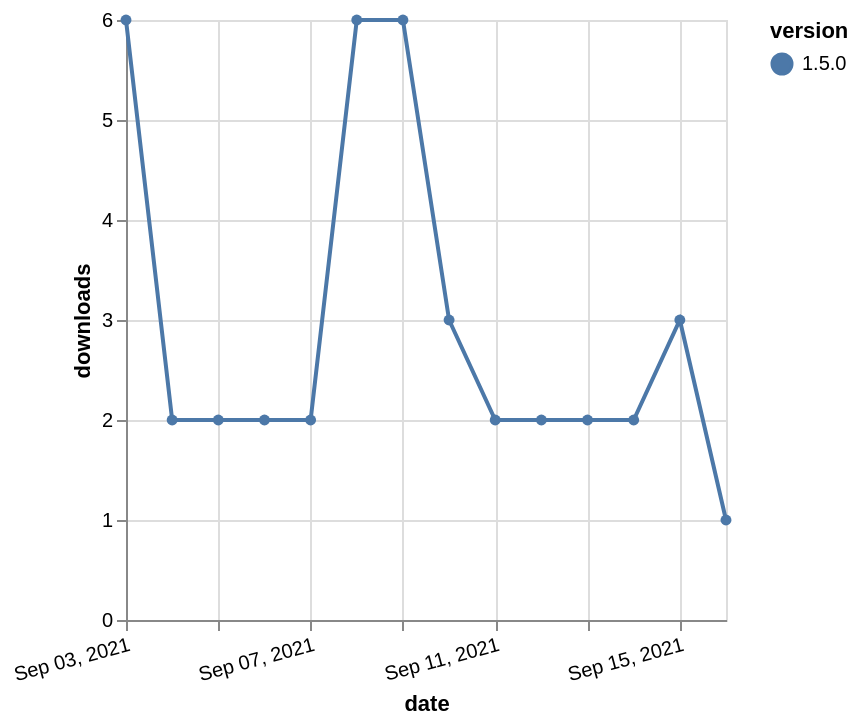

Here is the Vega-Lite specification saved for this chart:
### Vega-Lite specification from a JSON file in a GitHub repository (floating-point values rounded to 4 significant figures)
{"$schema": "https://vega.github.io/schema/vega-lite/v5.json", "description": "A simple bar chart with embedded data.", "data": {"values": [{"date": "2021-09-03", "total": 172, "delta": 6, "version": "1.5.0"}, {"date": "2021-09-04", "total": 174, "delta": 2, "version": "1.5.0"}, {"date": "2021-09-05", "total": 176, "delta": 2, "version": "1.5.0"}, {"date": "2021-09-06", "total": 178, "delta": 2, "version": "1.5.0"}, {"date": "2021-09-07", "total": 180, "delta": 2, "version": "1.5.0"}, {"date": "2021-09-08", "total": 186, "delta": 6, "version": "1.5.0"}, {"date": "2021-09-09", "total": 192, "delta": 6, "version": "1.5.0"}, {"date": "2021-09-10", "total": 195, "delta": 3, "version": "1.5.0"}, {"date": "2021-09-11", "total": 197, "delta": 2, "version": "1.5.0"}, {"date": "2021-09-12", "total": 199, "delta": 2, "version": "1.5.0"}, {"date": "2021-09-13", "total": 201, "delta": 2, "version": "1.5.0"}, {"date": "2021-09-14", "total": 203, "delta": 2, "version": "1.5.0"}, {"date": "2021-09-15", "total": 206, "delta": 3, "version": "1.5.0"}, {"date": "2021-09-16", "total": 207, "delta": 1, "version": "1.5.0"}]}, "width": "container", "mark": {"type": "line", "point": {"filled": true}}, "encoding": {"x": {"field": "date", "type": "temporal", "timeUnit": "yearmonthdate", "title": "date", "axis": {"labelAngle": -15}}, "y": {"field": "delta", "type": "quantitative", "title": "downloads"}, "color": {"field": "version", "type": "nominal"}, "tooltip": {"field": "delta"}}}
